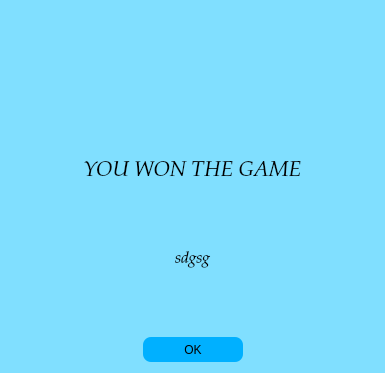
<?xml version="1.0" encoding="UTF-8"?>
<ui version="4.0">
 <class>WinnerScreen</class>
 <widget class="QWidget" name="WinnerScreen">
  <property name="geometry">
   <rect>
    <x>0</x>
    <y>0</y>
    <width>385</width>
    <height>373</height>
   </rect>
  </property>
  <property name="windowTitle">
   <string>Form</string>
  </property>
  <property name="styleSheet">
   <string notr="true">background-color:#80dfff;</string>
  </property>
  <layout class="QVBoxLayout" name="verticalLayout">
   <item>
    <widget class="QLabel" name="labelCongradulations">
     <property name="text">
      <string/>
     </property>
    </widget>
   </item>
   <item>
    <widget class="QLabel" name="label">
     <property name="sizePolicy">
      <sizepolicy hsizetype="Preferred" vsizetype="Maximum">
       <horstretch>0</horstretch>
       <verstretch>0</verstretch>
      </sizepolicy>
     </property>
     <property name="font">
      <font>
       <family>Palatino Linotype</family>
       <pointsize>16</pointsize>
       <italic>true</italic>
      </font>
     </property>
     <property name="text">
      <string>YOU WON THE GAME</string>
     </property>
     <property name="alignment">
      <set>Qt::AlignCenter</set>
     </property>
    </widget>
   </item>
   <item>
    <widget class="QLabel" name="LabelWinPlayer">
     <property name="sizePolicy">
      <sizepolicy hsizetype="Expanding" vsizetype="Preferred">
       <horstretch>0</horstretch>
       <verstretch>0</verstretch>
      </sizepolicy>
     </property>
     <property name="font">
      <font>
       <family>Palatino Linotype</family>
       <pointsize>12</pointsize>
       <italic>true</italic>
      </font>
     </property>
     <property name="text">
      <string>sdgsg</string>
     </property>
     <property name="alignment">
      <set>Qt::AlignCenter</set>
     </property>
    </widget>
   </item>
   <item>
    <layout class="QHBoxLayout" name="horizontalLayout">
     <item>
      <spacer name="horizontalSpacer">
       <property name="orientation">
        <enum>Qt::Horizontal</enum>
       </property>
       <property name="sizeHint" stdset="0">
        <size>
         <width>40</width>
         <height>20</height>
        </size>
       </property>
      </spacer>
     </item>
     <item>
      <widget class="QPushButton" name="pushButton">
       <property name="sizePolicy">
        <sizepolicy hsizetype="Minimum" vsizetype="Fixed">
         <horstretch>0</horstretch>
         <verstretch>0</verstretch>
        </sizepolicy>
       </property>
       <property name="styleSheet">
        <string notr="true">


 QPushButton#pushButton { background-color: #00b0ff; border-radius:8px; width:100px; height:25px; }
 QPushButton#pushButton:hover:!pressed{ background-color:#41f4b2 } 
QPushButton#pushButton:hover { background-color: }</string>
       </property>
       <property name="text">
        <string>OK</string>
       </property>
      </widget>
     </item>
     <item>
      <spacer name="horizontalSpacer_2">
       <property name="orientation">
        <enum>Qt::Horizontal</enum>
       </property>
       <property name="sizeHint" stdset="0">
        <size>
         <width>40</width>
         <height>20</height>
        </size>
       </property>
      </spacer>
     </item>
    </layout>
   </item>
  </layout>
 </widget>
 <resources/>
 <connections>
  <connection>
   <sender>pushButton</sender>
   <signal>clicked()</signal>
   <receiver>WinnerScreen</receiver>
   <slot>close()</slot>
   <hints>
    <hint type="sourcelabel">
     <x>156</x>
     <y>193</y>
    </hint>
    <hint type="destinationlabel">
     <x>291</x>
     <y>202</y>
    </hint>
   </hints>
  </connection>
 </connections>
</ui>
